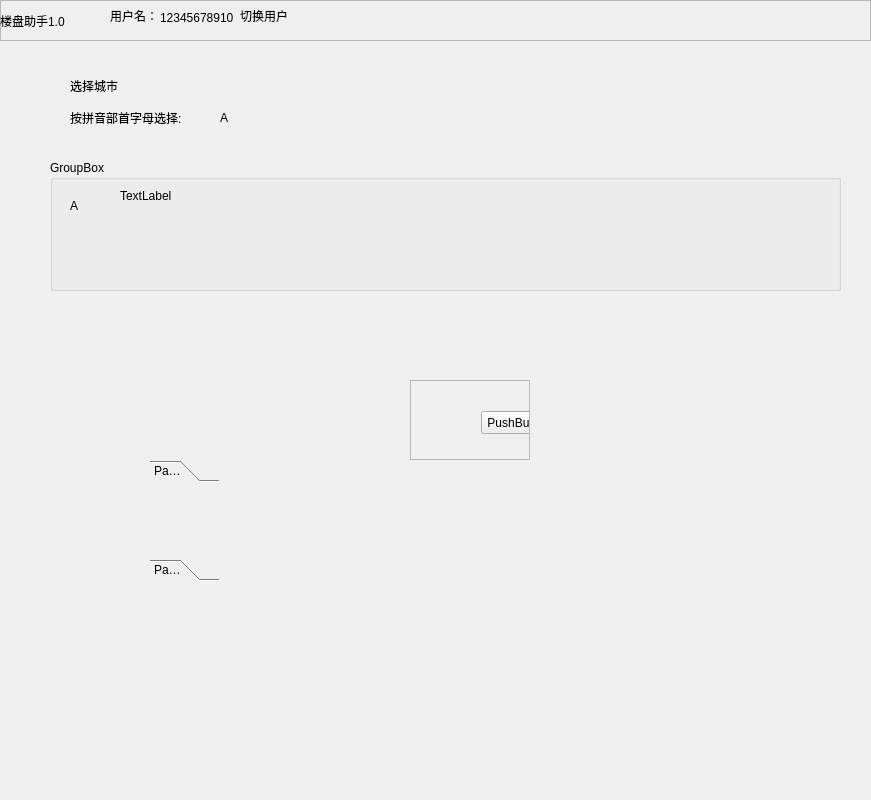
<?xml version="1.0" encoding="UTF-8"?>
<ui version="4.0">
 <class>Form</class>
 <widget class="QWidget" name="Form">
  <property name="geometry">
   <rect>
    <x>0</x>
    <y>0</y>
    <width>871</width>
    <height>800</height>
   </rect>
  </property>
  <property name="windowTitle">
   <string>Form</string>
  </property>
  <property name="styleSheet">
   <string notr="true"/>
  </property>
  <widget class="QFrame" name="title">
   <property name="geometry">
    <rect>
     <x>0</x>
     <y>0</y>
     <width>871</width>
     <height>41</height>
    </rect>
   </property>
   <property name="styleSheet">
    <string notr="true">QFrame#title{
	background-color:color:#e3bd96;
}</string>
   </property>
   <property name="frameShape">
    <enum>QFrame::StyledPanel</enum>
   </property>
   <property name="frameShadow">
    <enum>QFrame::Raised</enum>
   </property>
   <widget class="QLabel" name="label">
    <property name="geometry">
     <rect>
      <x>0</x>
      <y>0</y>
      <width>101</width>
      <height>41</height>
     </rect>
    </property>
    <property name="text">
     <string>楼盘助手1.0</string>
    </property>
   </widget>
   <widget class="QLabel" name="label_2">
    <property name="geometry">
     <rect>
      <x>110</x>
      <y>0</y>
      <width>51</width>
      <height>31</height>
     </rect>
    </property>
    <property name="text">
     <string>用户名：</string>
    </property>
   </widget>
   <widget class="QLabel" name="label_9">
    <property name="geometry">
     <rect>
      <x>160</x>
      <y>10</y>
      <width>81</width>
      <height>16</height>
     </rect>
    </property>
    <property name="text">
     <string>12345678910</string>
    </property>
   </widget>
   <widget class="QLabel" name="label_10">
    <property name="geometry">
     <rect>
      <x>240</x>
      <y>10</y>
      <width>54</width>
      <height>12</height>
     </rect>
    </property>
    <property name="text">
     <string>切换用户</string>
    </property>
   </widget>
  </widget>
  <widget class="QLabel" name="label_3">
   <property name="geometry">
    <rect>
     <x>70</x>
     <y>80</y>
     <width>54</width>
     <height>12</height>
    </rect>
   </property>
   <property name="text">
    <string>选择城市</string>
   </property>
  </widget>
  <widget class="QLabel" name="label_4">
   <property name="geometry">
    <rect>
     <x>70</x>
     <y>110</y>
     <width>121</width>
     <height>16</height>
    </rect>
   </property>
   <property name="text">
    <string>按拼音部首字母选择:</string>
   </property>
  </widget>
  <widget class="QLabel" name="label_5">
   <property name="geometry">
    <rect>
     <x>220</x>
     <y>110</y>
     <width>16</width>
     <height>16</height>
    </rect>
   </property>
   <property name="text">
    <string>A</string>
   </property>
  </widget>
  <widget class="QWidget" name="verticalLayoutWidget">
   <property name="geometry">
    <rect>
     <x>60</x>
     <y>100</y>
     <width>561</width>
     <height>41</height>
    </rect>
   </property>
   <layout class="QVBoxLayout" name="verticalLayout"/>
  </widget>
  <widget class="QToolBox" name="toolBox">
   <property name="geometry">
    <rect>
     <x>150</x>
     <y>460</y>
     <width>69</width>
     <height>121</height>
    </rect>
   </property>
   <property name="currentIndex">
    <number>0</number>
   </property>
   <widget class="QWidget" name="page">
    <property name="geometry">
     <rect>
      <x>0</x>
      <y>0</y>
      <width>69</width>
      <height>69</height>
     </rect>
    </property>
    <attribute name="label">
     <string>Page 1</string>
    </attribute>
   </widget>
   <widget class="QWidget" name="page_2">
    <property name="geometry">
     <rect>
      <x>0</x>
      <y>0</y>
      <width>69</width>
      <height>69</height>
     </rect>
    </property>
    <attribute name="label">
     <string>Page 2</string>
    </attribute>
   </widget>
  </widget>
  <widget class="QGroupBox" name="groupBox">
   <property name="geometry">
    <rect>
     <x>50</x>
     <y>160</y>
     <width>791</width>
     <height>131</height>
    </rect>
   </property>
   <property name="title">
    <string>GroupBox</string>
   </property>
   <widget class="QLabel" name="label_6">
    <property name="geometry">
     <rect>
      <x>20</x>
      <y>30</y>
      <width>21</width>
      <height>31</height>
     </rect>
    </property>
    <property name="text">
     <string>A</string>
    </property>
   </widget>
   <widget class="QLabel" name="label_7">
    <property name="geometry">
     <rect>
      <x>70</x>
      <y>30</y>
      <width>54</width>
      <height>12</height>
     </rect>
    </property>
    <property name="text">
     <string>TextLabel</string>
    </property>
   </widget>
  </widget>
  <widget class="QScrollArea" name="scrollArea">
   <property name="geometry">
    <rect>
     <x>410</x>
     <y>380</y>
     <width>120</width>
     <height>80</height>
    </rect>
   </property>
   <property name="widgetResizable">
    <bool>true</bool>
   </property>
   <widget class="QWidget" name="scrollAreaWidgetContents">
    <property name="geometry">
     <rect>
      <x>0</x>
      <y>0</y>
      <width>118</width>
      <height>78</height>
     </rect>
    </property>
    <widget class="QPushButton" name="pushButton">
     <property name="geometry">
      <rect>
       <x>70</x>
       <y>30</y>
       <width>75</width>
       <height>23</height>
      </rect>
     </property>
     <property name="text">
      <string>PushButton</string>
     </property>
    </widget>
   </widget>
  </widget>
 </widget>
 <resources/>
 <connections/>
</ui>
